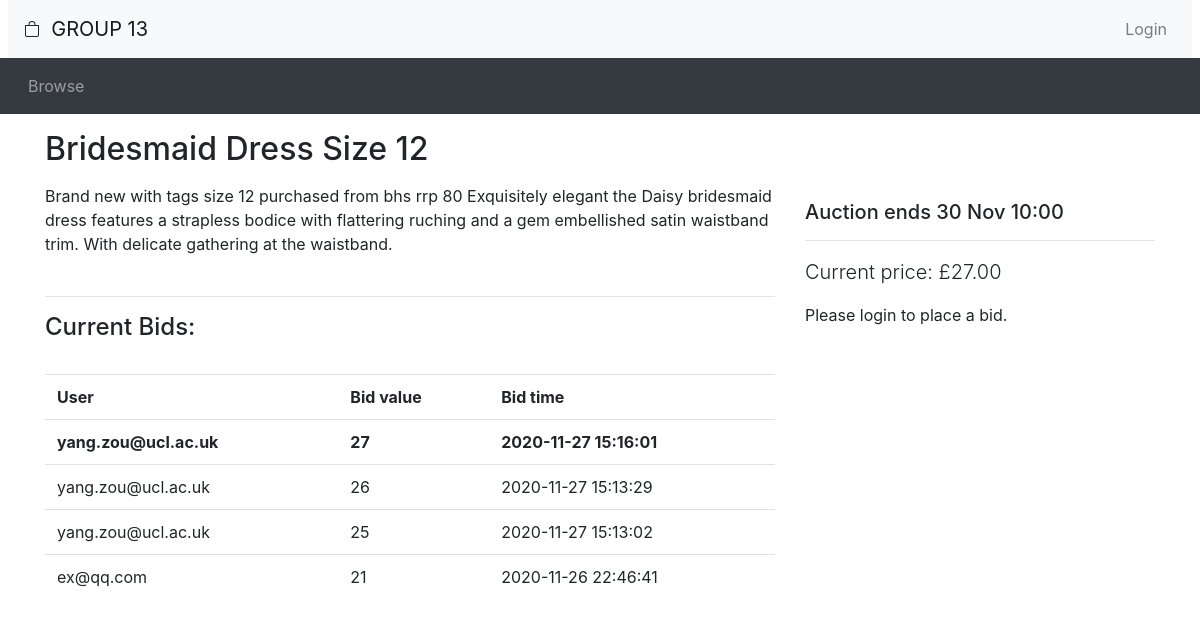
/auction/listing.php?item_id=2, run on an earlier commit of the app's database.
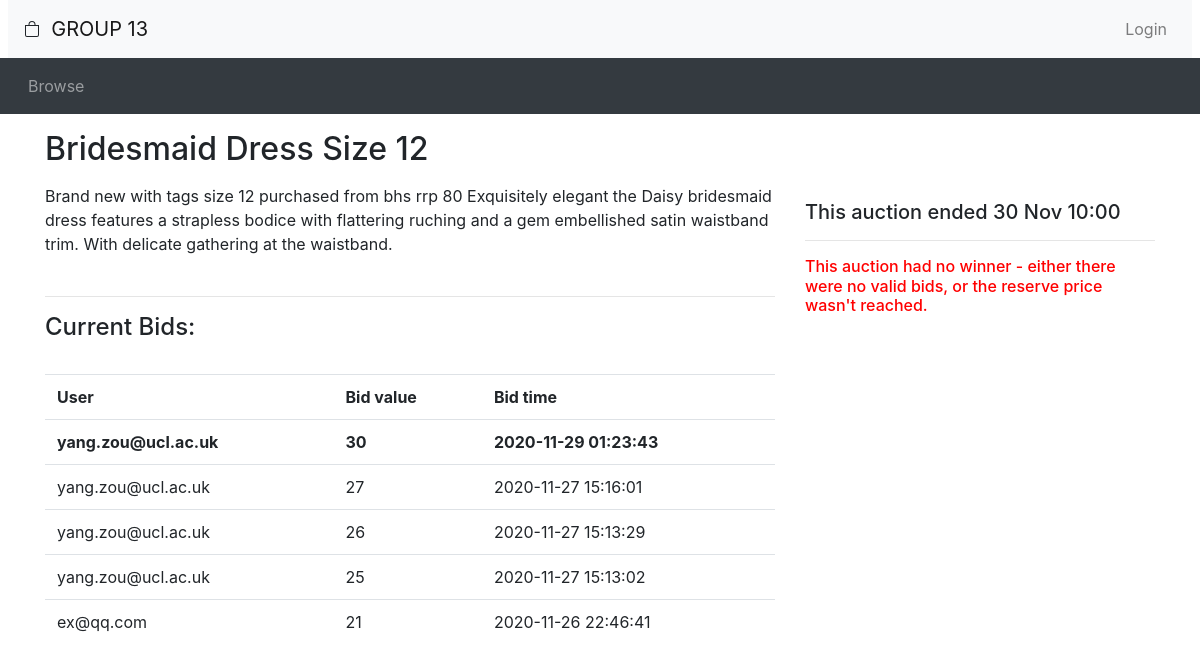
And on a later commit of the database.
### tables this page shows
CREATE TABLE IF NOT EXISTS `buyer` (
  `buyerId` int(10) UNSIGNED NOT NULL AUTO_INCREMENT,
  `email` varchar(255) NOT NULL,
  `password` varchar(255) NOT NULL,
  `firstName` varchar(35) NOT NULL,
  `lastName` varchar(35) NOT NULL,
  `level` tinyint(3) UNSIGNED NOT NULL DEFAULT '0',
  PRIMARY KEY (`buyerId`),
  UNIQUE KEY `email` (`email`)
);

CREATE TABLE IF NOT EXISTS `bid` (
  `bidNo` int(10) UNSIGNED NOT NULL AUTO_INCREMENT,
  `bidStatus` tinyint(1) NOT NULL DEFAULT '1',
  `bidAmount` int(10) UNSIGNED NOT NULL,
  `bidTime` datetime NOT NULL,
  PRIMARY KEY (`bidNo`)
);

CREATE TABLE IF NOT EXISTS `auction` (
  `auctionNo` int(10) UNSIGNED NOT NULL AUTO_INCREMENT,
  `auctionStatus` tinyint(1) NOT NULL DEFAULT '1',
  `category` varchar(35) NOT NULL DEFAULT 'Other',
  `title` varchar(100) NOT NULL DEFAULT 'Unnamed Auction',
  `auctionDescription` text,
  `startingPrice` int(10) UNSIGNED NOT NULL,
  `reservePrice` int(10) UNSIGNED DEFAULT NULL,
  `increments` int(10) UNSIGNED NOT NULL DEFAULT '1',
  `startDate` datetime NOT NULL,
  `endDate` datetime NOT NULL,
  `sellerId` int(11) UNSIGNED NOT NULL,
  PRIMARY KEY (`auctionNo`),
  KEY `sellerId` (`sellerId`)
);

### auction/listing.php (the view, shortened to what this page needs)
<?php require_once("header.php")?>
<?php
  $item_id = $_GET['item_id'];
  $query1 = ("SELECT a.title, a.auctionDescription, MAX(b.bidAmount), a.endDate, startingPrice, auctionStatus  FROM auction AS a, bid AS b, createbid AS c
WHERE b.bidNo = c.bidNo and a.auctionNo = c.auctionNo and a.auctionNo = '$item_id'");
  $result1 = mysqli_query($connection, $query1);
  $row1 = mysqli_fetch_row ($result1);
  $title = $row1[0];
  $auction_status = $row1[5];
  $description = $row1[1];
  if ($row1[2] == 0) {$current_price = $row1[4];} else {$current_price = $row1[2];}
  $end_time = new DateTime($row1[3]);
  $query2 = ("SELECT COUNT(b.bidAmount) FROM auction AS a, bid AS b, createbid AS c
WHERE b.bidNo = c.bidNo and a.auctionNo = c.auctionNo and a.auctionNo = '$item_id'");
  $result2 = mysqli_query($connection, $query2);
  $row2 = mysqli_fetch_row ($result2);
  $num_bids = $row2[0];
  $now = new DateTime();
?>
<div class="container">
<div class="row">
  <div class="col-sm-8">
    <h2 class="my-3"><?php echo($title); ?></h2>
  </div>
</div>
<div class="row">
  <div class="col-sm-8">
    <div class="itemDescription">
    <?php echo($description); ?>
    </div>
      <?php
      $query3 = "SELECT d.email , b.bidAmount, b.bidTime FROM auction AS a, bid AS b, createbid AS c, buyer AS d
WHERE b.bidNo = c.bidNo and a.auctionNo = c.auctionNo and a.auctionNo = '$item_id' and c.buyerId = d.buyerId ORDER BY b.bidTime DESC";
      $result3 = mysqli_query($connection, $query3);;
      $row3 = mysqli_fetch_row ($result3);
      if ($num_bids >0) {echo "<br><hr><h4>Current Bids: </h4>"."<br><table class=\"table\"><tr><td><strong>User</strong></td><td><strong>Bid value</strong></td><td><strong>Bid time</strong></td></tr>";;
      $counter = 0;
      while ($row3) {
          if ($counter == 0 ) {
              echo "<tr><td><strong>$row3[0]</strong></td><td><strong>$row3[1]</strong></td><td><strong>$row3[2]</strong></td></tr>";
          }
          else {
            echo "<tr><td>$row3[0]</td><td>$row3[1]</td><td>$row3[2]</td></tr>";
          }
          $row3 = mysqli_fetch_row ($result3);
          $counter = $counter+1;
        }
          echo "</table><br>";
      }
      else {
        echo "<br><hr><h4 style=\"color:red\">No bids!</hr>";
      }
?>
  </div>
  <div class="col-sm-4">
    <p>
<?php if ($now > $end_time && $auction_status == 0): ?>
<?php $fetch_winner_query = "SELECT email FROM buyer WHERE buyerId = (SELECT buyerId FROM winner WHERE auctionNo = '$item_id') ";
      $fetch_winner = mysqli_fetch_row(mysqli_query($connection, $fetch_winner_query)); ?>
     <h5>This auction ended <?php echo(date_format($end_time, 'j M H:i')) ?></h5><hr>
     <?php if (!$fetch_winner) {
        echo "<h6 style=\"color:red\">This auction had no winner - either there were no valid bids, or the reserve price wasn't reached.</h6>";
      }
      else {
        if (isset($_SESSION['username']) && $fetch_winner[0]==$_SESSION['username']) {$fetch_winner[0] = "you";}
        echo "<h6 style=\"color:green\">This auction was won by $fetch_winner[0].";
      }
      ?>
<?php else: ?>
     <h5>Auction ends <?php echo(date_format($end_time, 'j M H:i') . $time_remaining) ?></h5><hr></p>
    <p class="lead">Current price: £<?php echo(number_format($current_price, 2)) ?></p>
    <?php if(isset($_SESSION['account_type']) && $_SESSION['logged_in']==true &&$_SESSION['account_type'] == "buyer"): ?>
    <form method="POST" action="place_bid.php">
      <div class="input-group">
        <div class="input-group-prepend">
          <span class="input-group-text">£</span>
        </div>
        <?php echo "<input type=\"hidden\" value=\"$item_id\" name=\"itemID\"><input type=\"hidden\" value=\"$current_price\" name=\"currentPrice\">";?>
	    <input type="number" class="form-control" id="bid" name="bid">
      </div>
      <button type="submit" class="btn btn-primary form-control" id="submit" disabled="true">Place bid</button>
    </form>
    <?php elseif (isset($_SESSION['account_type']) &&  $_SESSION['logged_in']==true && $_SESSION['account_type'] == "seller") :?>
    You're logged in with a seller account. Please login with a buyer account to place your bid.
    <?php else: ?>
    Please login to place a bid.
    <?php endif ?>
<?php endif ?>
  </div>
</div>

What changed in the data, as far as the page shows it:
changed auction "Bridesmaid Dress Size 12": auctionStatus 1 → 0 (drawn)
now on one of the page's lists (row edited): buyer: email "yang.zou@ucl.ac.uk", bid.bidAmount "25", bid.bidTime "2020-11-27 15:13:02"
changed buyer "yang.zou@ucl.ac.uk": bid.bidAmount "27" → "30"; bid.bidTime "2020-11-27 15:16:01" → "2020-11-29 01:23:43"; bid.bidAmount "26" → "27"; bid.bidTime "2020-11-27 15:13:29" → "2020-11-27 15:16:01"; bid.bidAmount "25" → "26"; bid.bidTime "2020-11-27 15:13:02" → "2020-11-27 15:13:29"
Also different on the page:
$current_price: "27.00" → (not shown)
text no longer shown: "Auction ends Current price: £ Please login to place a bid."
text now shown: "This auction ended This auction had no winner - either there were no valid bids, or the reserve price wasn't reached."
